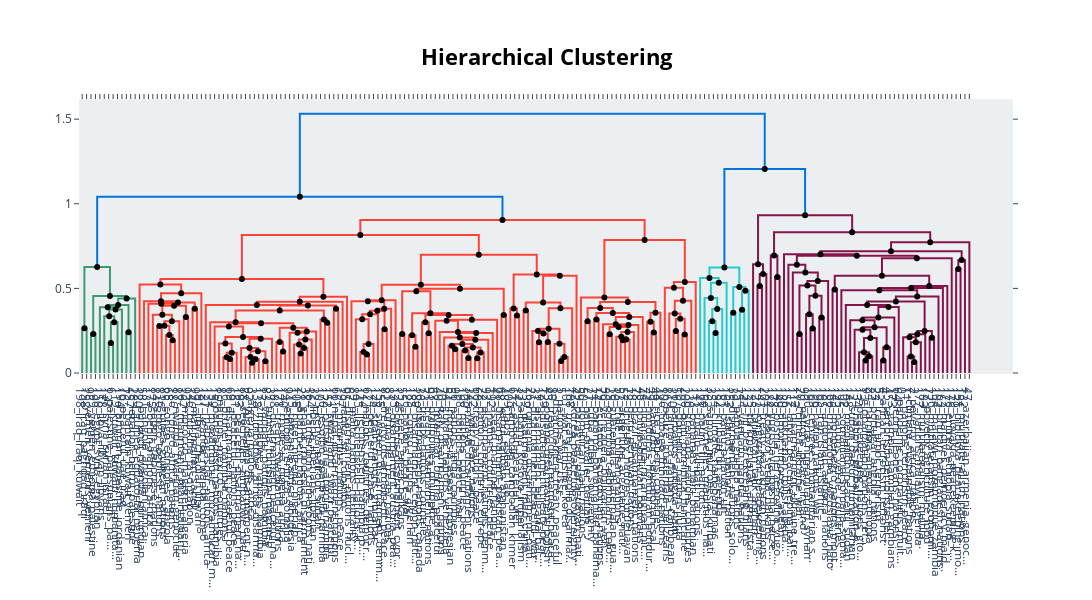

The notebook cell saved with this chart:
### Code cell
# visualize the hierarchy for complete linkage
t.visualize_hierarchy(hierarchical_topics=hierarchical_topics['complete'], orientation="bottom")
